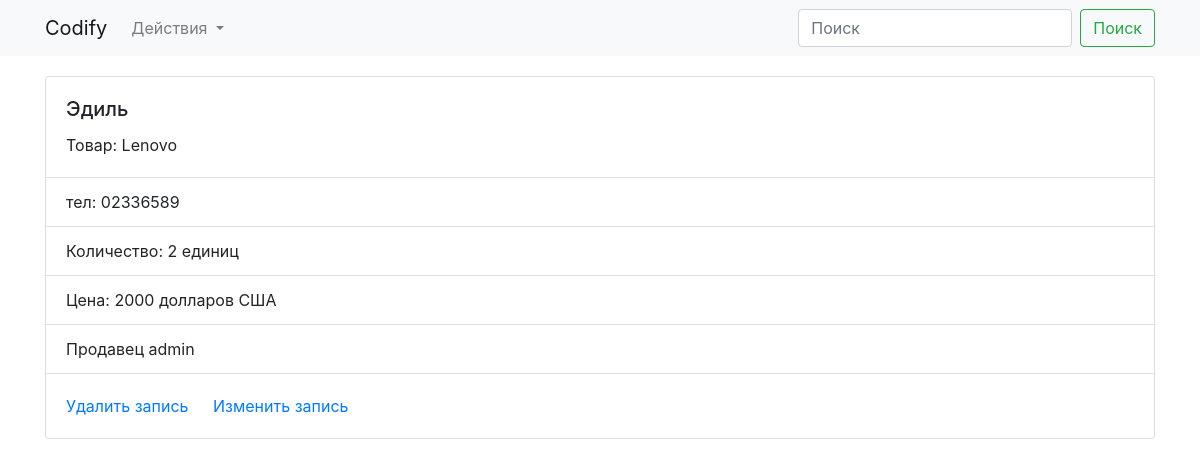
Screenshot of /customer/4 with the database file from the repository.
### app/models.py (models this page shows, shortened)
class Customers(db.Model):
    id = db.Column(db.Integer, primary_key=True)
    name = db.Column(db.String(64))
    phone_number = db.Column(db.String(32))
    item = db.Column(db.String(64))
    quantity = db.Column(db.Integer())
    price = db.Column(db.Integer())
    date_in = db.Column(db.Date())
    user = db.relationship('User', backref=db.backref('customers'))
    user_id = db.Column(db.Integer, db.ForeignKey('user.id'))

class User(UserMixin, db.Model):
    id = db.Column(db.Integer, primary_key=True)
    username = db.Column(db.String(32))
    password_hash = db.Column(db.String(44))
    @property
    def password(self):
        return self.password_hash

### app/views.py (the view)
def customer_detail(customer_id):
    form = forms.CustomerForm()
    customer = Customers.query.filter_by(id=customer_id).first()
    if customer:
        return render_template('customer_detail.html', customer=customer, form=form)
    else:
        flash('customer not field', category='danger')
        return redirect(url_for('index'))

### app/forms.py
class CustomerForm(FlaskForm):
    name = wf.StringField(label='Имя')
    phone_number = wf.StringField(label='Номер телефона')
    item = wf.StringField(label='Наименование товара')
    quantity = wf.IntegerField(label='Количество товара')
    price = wf.IntegerField(label='Цена за ед. товара')
    date_in = wf.DateField(label='Дата прибытия товара')
    user = wf.SelectField(label='Пользователь', choices=get_users(), coerce=int)
    submit = wf.SubmitField(label='Подтвердить')

### app/templates/customer_detail.html
{% extends 'base.html' %}
{% block content %}
<div class="container">
  <div class="card">
    <div class="card-body">
      <h5 class="card-title">{{ customer.name }}</h5>
      <p class="card-text">Товар: {{ customer.item }}</p>
    </div>
    <ul class="list-group list-group-flush">
      <li class="list-group-item">тел: {{ customer.phone_number }}</li>
      <li class="list-group-item">Количество: {{ customer.quantity }} единиц</li>
      <li class="list-group-item">Цена: {{ customer.price }} долларов США</li>
      <li class="list-group-item">Продавец {{ customer.user.username }}</li>
    </ul>
    <div class="card-body">
      <a href="{{ url_for('customer_delete', customer_id=customer.id) }}" class="card-link">Удалить запись</a>
      <a href="{{ url_for('customer_update', customer_id=customer.id) }}" class="card-link">Изменить запись</a>
    </div>
  </div>
</div>
{% endblock content %}

### rows the page displays
Customers: name "Эдиль", item "Lenovo", phone_number "02336589", quantity "2", price "2000"
User: user.username "admin"
